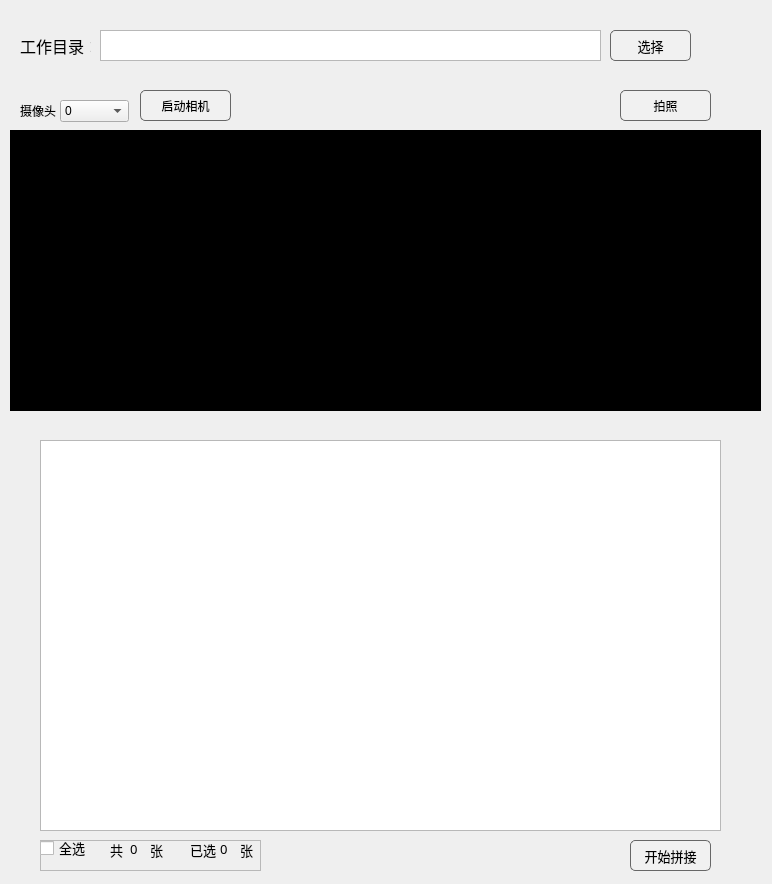
<?xml version="1.0" encoding="UTF-8"?>
<ui version="4.0">
 <class>MainWindow</class>
 <widget class="QMainWindow" name="MainWindow">
  <property name="geometry">
   <rect>
    <x>0</x>
    <y>0</y>
    <width>772</width>
    <height>884</height>
   </rect>
  </property>
  <property name="windowTitle">
   <string>MainWindow</string>
  </property>
  <property name="animated">
   <bool>true</bool>
  </property>
  <property name="dockNestingEnabled">
   <bool>false</bool>
  </property>
  <widget class="QWidget" name="centralwidget">
   <widget class="QTextEdit" name="img_path">
    <property name="geometry">
     <rect>
      <x>100</x>
      <y>30</y>
      <width>501</width>
      <height>31</height>
     </rect>
    </property>
    <property name="font">
     <font>
      <family>微软雅黑</family>
      <pointsize>10</pointsize>
      <weight>50</weight>
      <bold>false</bold>
     </font>
    </property>
    <property name="toolTip">
     <string/>
    </property>
    <property name="toolTipDuration">
     <number>1</number>
    </property>
    <property name="statusTip">
     <string>选择拼接图片所在文件夹</string>
    </property>
    <property name="whatsThis">
     <string>选择拼接图片所在文件夹</string>
    </property>
    <property name="readOnly">
     <bool>true</bool>
    </property>
   </widget>
   <widget class="QPushButton" name="btn_choose_img_path">
    <property name="enabled">
     <bool>true</bool>
    </property>
    <property name="geometry">
     <rect>
      <x>610</x>
      <y>30</y>
      <width>81</width>
      <height>31</height>
     </rect>
    </property>
    <property name="font">
     <font>
      <family>Microsoft YaHei UI</family>
      <pointsize>10</pointsize>
      <weight>50</weight>
      <bold>false</bold>
     </font>
    </property>
    <property name="cursor">
     <cursorShape>PointingHandCursor</cursorShape>
    </property>
    <property name="mouseTracking">
     <bool>false</bool>
    </property>
    <property name="toolTip">
     <string>&lt;html&gt;&lt;head/&gt;&lt;body&gt;&lt;p&gt;选择拼接图片所在文件夹&lt;/p&gt;&lt;/body&gt;&lt;/html&gt;</string>
    </property>
    <property name="statusTip">
     <string>选择拼接图片所在文件夹</string>
    </property>
    <property name="autoFillBackground">
     <bool>false</bool>
    </property>
    <property name="styleSheet">
     <string notr="true">QPushButton{
	background-color: rgb(241, 241, 241);
	border-style:solid;
	border-width: 1px;
	border-color: rgb(103, 103, 103);
	border-radius: 5px;
}
QPushButton:hover{
	background-color: rgb(179, 216, 255);
	border-color: rgb(102, 161, 255);
}</string>
    </property>
    <property name="text">
     <string>选择</string>
    </property>
   </widget>
   <widget class="QListWidget" name="listWidget">
    <property name="geometry">
     <rect>
      <x>40</x>
      <y>440</y>
      <width>681</width>
      <height>391</height>
     </rect>
    </property>
    <property name="font">
     <font>
      <family>微软雅黑</family>
      <pointsize>10</pointsize>
      <weight>50</weight>
      <bold>false</bold>
     </font>
    </property>
    <property name="sizeAdjustPolicy">
     <enum>QAbstractScrollArea::AdjustToContents</enum>
    </property>
    <property name="dragDropMode">
     <enum>QAbstractItemView::DragDrop</enum>
    </property>
    <property name="defaultDropAction">
     <enum>Qt::IgnoreAction</enum>
    </property>
    <property name="selectionMode">
     <enum>QAbstractItemView::MultiSelection</enum>
    </property>
    <property name="iconSize">
     <size>
      <width>150</width>
      <height>150</height>
     </size>
    </property>
    <property name="movement">
     <enum>QListView::Free</enum>
    </property>
    <property name="flow">
     <enum>QListView::LeftToRight</enum>
    </property>
    <property name="isWrapping" stdset="0">
     <bool>true</bool>
    </property>
    <property name="resizeMode">
     <enum>QListView::Adjust</enum>
    </property>
    <property name="spacing">
     <number>0</number>
    </property>
    <property name="viewMode">
     <enum>QListView::IconMode</enum>
    </property>
    <property name="uniformItemSizes">
     <bool>true</bool>
    </property>
   </widget>
   <widget class="QLabel" name="label">
    <property name="geometry">
     <rect>
      <x>20</x>
      <y>30</y>
      <width>71</width>
      <height>31</height>
     </rect>
    </property>
    <property name="font">
     <font>
      <family>Microsoft YaHei UI</family>
      <pointsize>12</pointsize>
      <weight>50</weight>
      <bold>false</bold>
     </font>
    </property>
    <property name="text">
     <string>工作目录：</string>
    </property>
   </widget>
   <widget class="QFrame" name="frame_2">
    <property name="geometry">
     <rect>
      <x>40</x>
      <y>840</y>
      <width>221</width>
      <height>31</height>
     </rect>
    </property>
    <property name="font">
     <font>
      <family>微软雅黑</family>
      <pointsize>11</pointsize>
      <weight>50</weight>
      <bold>false</bold>
      <kerning>true</kerning>
     </font>
    </property>
    <property name="frameShape">
     <enum>QFrame::StyledPanel</enum>
    </property>
    <property name="frameShadow">
     <enum>QFrame::Raised</enum>
    </property>
    <widget class="QLabel" name="label_16">
     <property name="geometry">
      <rect>
       <x>70</x>
       <y>0</y>
       <width>16</width>
       <height>21</height>
      </rect>
     </property>
     <property name="font">
      <font>
       <family>微软雅黑</family>
       <pointsize>10</pointsize>
       <weight>50</weight>
       <bold>false</bold>
       <kerning>true</kerning>
      </font>
     </property>
     <property name="lineWidth">
      <number>1</number>
     </property>
     <property name="text">
      <string>共</string>
     </property>
     <property name="alignment">
      <set>Qt::AlignLeading|Qt::AlignLeft|Qt::AlignTop</set>
     </property>
     <property name="indent">
      <number>-1</number>
     </property>
    </widget>
    <widget class="QLabel" name="img_all_num">
     <property name="geometry">
      <rect>
       <x>90</x>
       <y>0</y>
       <width>31</width>
       <height>21</height>
      </rect>
     </property>
     <property name="font">
      <font>
       <family>微软雅黑</family>
       <pointsize>10</pointsize>
       <weight>50</weight>
       <bold>false</bold>
       <kerning>true</kerning>
      </font>
     </property>
     <property name="text">
      <string>0</string>
     </property>
     <property name="alignment">
      <set>Qt::AlignLeading|Qt::AlignLeft|Qt::AlignTop</set>
     </property>
     <property name="indent">
      <number>-1</number>
     </property>
    </widget>
    <widget class="QLabel" name="label_18">
     <property name="geometry">
      <rect>
       <x>110</x>
       <y>0</y>
       <width>16</width>
       <height>21</height>
      </rect>
     </property>
     <property name="font">
      <font>
       <family>微软雅黑</family>
       <pointsize>10</pointsize>
       <weight>50</weight>
       <bold>false</bold>
       <kerning>true</kerning>
      </font>
     </property>
     <property name="text">
      <string>张</string>
     </property>
     <property name="alignment">
      <set>Qt::AlignLeading|Qt::AlignLeft|Qt::AlignTop</set>
     </property>
    </widget>
    <widget class="QLabel" name="label_19">
     <property name="geometry">
      <rect>
       <x>150</x>
       <y>0</y>
       <width>31</width>
       <height>21</height>
      </rect>
     </property>
     <property name="font">
      <font>
       <family>微软雅黑</family>
       <pointsize>10</pointsize>
       <weight>50</weight>
       <bold>false</bold>
       <kerning>true</kerning>
      </font>
     </property>
     <property name="text">
      <string>已选</string>
     </property>
     <property name="alignment">
      <set>Qt::AlignLeading|Qt::AlignLeft|Qt::AlignTop</set>
     </property>
    </widget>
    <widget class="QLabel" name="img_selected_num">
     <property name="geometry">
      <rect>
       <x>180</x>
       <y>0</y>
       <width>21</width>
       <height>21</height>
      </rect>
     </property>
     <property name="font">
      <font>
       <family>微软雅黑</family>
       <pointsize>10</pointsize>
       <weight>50</weight>
       <bold>false</bold>
       <kerning>true</kerning>
      </font>
     </property>
     <property name="text">
      <string>0</string>
     </property>
     <property name="alignment">
      <set>Qt::AlignLeading|Qt::AlignLeft|Qt::AlignTop</set>
     </property>
    </widget>
    <widget class="QLabel" name="label_21">
     <property name="geometry">
      <rect>
       <x>200</x>
       <y>0</y>
       <width>16</width>
       <height>21</height>
      </rect>
     </property>
     <property name="font">
      <font>
       <family>微软雅黑</family>
       <pointsize>10</pointsize>
       <weight>50</weight>
       <bold>false</bold>
       <kerning>true</kerning>
      </font>
     </property>
     <property name="text">
      <string>张</string>
     </property>
     <property name="alignment">
      <set>Qt::AlignLeading|Qt::AlignLeft|Qt::AlignTop</set>
     </property>
    </widget>
    <widget class="QCheckBox" name="check_box_select_all">
     <property name="geometry">
      <rect>
       <x>0</x>
       <y>0</y>
       <width>51</width>
       <height>16</height>
      </rect>
     </property>
     <property name="font">
      <font>
       <family>微软雅黑</family>
       <pointsize>10</pointsize>
       <weight>50</weight>
       <bold>false</bold>
       <kerning>true</kerning>
      </font>
     </property>
     <property name="statusTip">
      <string>全选或取消全选</string>
     </property>
     <property name="text">
      <string>全选</string>
     </property>
     <property name="iconSize">
      <size>
       <width>16</width>
       <height>16</height>
      </size>
     </property>
     <property name="shortcut">
      <string>Ctrl+A</string>
     </property>
    </widget>
   </widget>
   <widget class="QPushButton" name="btn_stitch">
    <property name="enabled">
     <bool>true</bool>
    </property>
    <property name="geometry">
     <rect>
      <x>630</x>
      <y>840</y>
      <width>81</width>
      <height>31</height>
     </rect>
    </property>
    <property name="font">
     <font>
      <family>Microsoft YaHei UI</family>
      <pointsize>10</pointsize>
      <weight>50</weight>
      <bold>false</bold>
     </font>
    </property>
    <property name="cursor">
     <cursorShape>PointingHandCursor</cursorShape>
    </property>
    <property name="mouseTracking">
     <bool>false</bool>
    </property>
    <property name="toolTip">
     <string>开始拼接所选图片</string>
    </property>
    <property name="statusTip">
     <string>开始拼接所选图片</string>
    </property>
    <property name="layoutDirection">
     <enum>Qt::RightToLeft</enum>
    </property>
    <property name="autoFillBackground">
     <bool>false</bool>
    </property>
    <property name="styleSheet">
     <string notr="true">QPushButton{
	background-color: rgb(241, 241, 241);
	border-style:solid;
	border-width: 1px;
	border-color: rgb(103, 103, 103);
	border-radius: 5px;
}
QPushButton:hover{
	background-color: rgb(179, 216, 255);
	border-color: rgb(102, 161, 255);
}
</string>
    </property>
    <property name="text">
     <string>开始拼接</string>
    </property>
    <property name="checkable">
     <bool>false</bool>
    </property>
    <property name="autoDefault">
     <bool>false</bool>
    </property>
    <property name="default">
     <bool>false</bool>
    </property>
    <property name="flat">
     <bool>false</bool>
    </property>
   </widget>
   <widget class="QFrame" name="frame_3">
    <property name="geometry">
     <rect>
      <x>10</x>
      <y>130</y>
      <width>751</width>
      <height>281</height>
     </rect>
    </property>
    <property name="frameShape">
     <enum>QFrame::NoFrame</enum>
    </property>
    <property name="frameShadow">
     <enum>QFrame::Raised</enum>
    </property>
    <property name="lineWidth">
     <number>0</number>
    </property>
    <layout class="QGridLayout" name="gridLayout_3">
     <property name="leftMargin">
      <number>0</number>
     </property>
     <property name="topMargin">
      <number>0</number>
     </property>
     <property name="rightMargin">
      <number>0</number>
     </property>
     <property name="bottomMargin">
      <number>0</number>
     </property>
     <item row="1" column="0">
      <widget class="QLabel" name="label_video_2">
       <property name="styleSheet">
        <string notr="true">background-color: rgb(0, 0, 0);</string>
       </property>
       <property name="text">
        <string/>
       </property>
      </widget>
     </item>
    </layout>
   </widget>
   <widget class="QComboBox" name="comboBox">
    <property name="geometry">
     <rect>
      <x>60</x>
      <y>100</y>
      <width>69</width>
      <height>22</height>
     </rect>
    </property>
    <item>
     <property name="text">
      <string>0</string>
     </property>
    </item>
    <item>
     <property name="text">
      <string>1</string>
     </property>
    </item>
    <item>
     <property name="text">
      <string>2</string>
     </property>
    </item>
    <item>
     <property name="text">
      <string>3</string>
     </property>
    </item>
    <item>
     <property name="text">
      <string>4</string>
     </property>
    </item>
    <item>
     <property name="text">
      <string>5</string>
     </property>
    </item>
   </widget>
   <widget class="QLabel" name="label_2">
    <property name="geometry">
     <rect>
      <x>20</x>
      <y>100</y>
      <width>54</width>
      <height>22</height>
     </rect>
    </property>
    <property name="text">
     <string>摄像头</string>
    </property>
   </widget>
   <widget class="QPushButton" name="pushButton_photo">
    <property name="geometry">
     <rect>
      <x>620</x>
      <y>90</y>
      <width>91</width>
      <height>31</height>
     </rect>
    </property>
    <property name="styleSheet">
     <string notr="true">QPushButton{
	background-color: rgb(241, 241, 241);
	border-style:solid;
	border-width: 1px;
	border-color: rgb(103, 103, 103);
	border-radius: 5px;
}
QPushButton:hover{
	background-color: rgb(179, 216, 255);
	border-color: rgb(102, 161, 255);
}</string>
    </property>
    <property name="text">
     <string>拍照</string>
    </property>
   </widget>
   <widget class="QPushButton" name="choose_cam">
    <property name="geometry">
     <rect>
      <x>140</x>
      <y>90</y>
      <width>91</width>
      <height>31</height>
     </rect>
    </property>
    <property name="styleSheet">
     <string notr="true">QPushButton{
	background-color: rgb(241, 241, 241);
	border-style:solid;
	border-width: 1px;
	border-color: rgb(103, 103, 103);
	border-radius: 5px;
}
QPushButton:hover{
	background-color: rgb(179, 216, 255);
	border-color: rgb(102, 161, 255);
}</string>
    </property>
    <property name="text">
     <string>启动相机</string>
    </property>
   </widget>
  </widget>
  <action name="action">
   <property name="text">
    <string>新建</string>
   </property>
   <property name="shortcut">
    <string>Ctrl+N</string>
   </property>
  </action>
  <action name="action_2">
   <property name="text">
    <string>打开</string>
   </property>
   <property name="shortcut">
    <string>Ctrl+O</string>
   </property>
  </action>
  <action name="actionCopy">
   <property name="text">
    <string>Copy</string>
   </property>
   <property name="shortcut">
    <string>Ctrl+C</string>
   </property>
  </action>
  <action name="actionPaste">
   <property name="text">
    <string>Paste</string>
   </property>
   <property name="shortcut">
    <string>Ctrl+V</string>
   </property>
  </action>
  <action name="action_3">
   <property name="text">
    <string>保存</string>
   </property>
   <property name="shortcut">
    <string>Ctrl+S</string>
   </property>
  </action>
 </widget>
 <resources/>
 <connections/>
</ui>
